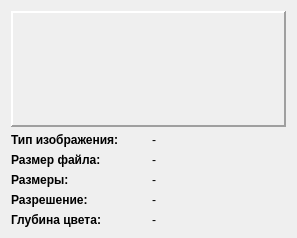
<?xml version="1.0" encoding="UTF-8"?>
<ui version="4.0">
 <class>UImagePreview</class>
 <widget class="QWidget" name="UImagePreview">
  <property name="geometry">
   <rect>
    <x>0</x>
    <y>0</y>
    <width>297</width>
    <height>238</height>
   </rect>
  </property>
  <property name="windowTitle">
   <string>Form</string>
  </property>
  <layout class="QVBoxLayout" name="verticalLayout">
   <item>
    <widget class="QFrame" name="frameView">
     <property name="sizePolicy">
      <sizepolicy hsizetype="Expanding" vsizetype="Expanding">
       <horstretch>0</horstretch>
       <verstretch>0</verstretch>
      </sizepolicy>
     </property>
     <property name="frameShape">
      <enum>QFrame::Panel</enum>
     </property>
     <property name="frameShadow">
      <enum>QFrame::Raised</enum>
     </property>
     <property name="lineWidth">
      <number>2</number>
     </property>
    </widget>
   </item>
   <item>
    <layout class="QGridLayout" name="gridLayout">
     <item row="3" column="0">
      <widget class="QLabel" name="label_4">
       <property name="text">
        <string>&lt;html&gt;&lt;head/&gt;&lt;body&gt;&lt;p&gt;&lt;span style=&quot; font-size:9pt; font-weight:600;&quot;&gt;Разрешение:&lt;/span&gt;&lt;/p&gt;&lt;/body&gt;&lt;/html&gt;</string>
       </property>
       <property name="textFormat">
        <enum>Qt::RichText</enum>
       </property>
      </widget>
     </item>
     <item row="0" column="0">
      <widget class="QLabel" name="label_1">
       <property name="text">
        <string>&lt;html&gt;&lt;head/&gt;&lt;body&gt;&lt;p&gt;&lt;span style=&quot; font-size:9pt; font-weight:600;&quot;&gt;Тип изображения:&lt;/span&gt;&lt;/p&gt;&lt;/body&gt;&lt;/html&gt;</string>
       </property>
       <property name="textFormat">
        <enum>Qt::RichText</enum>
       </property>
      </widget>
     </item>
     <item row="2" column="0">
      <widget class="QLabel" name="label_3">
       <property name="text">
        <string>&lt;html&gt;&lt;head/&gt;&lt;body&gt;&lt;p&gt;&lt;span style=&quot; font-size:9pt; font-weight:600;&quot;&gt;Размеры:&lt;/span&gt;&lt;/p&gt;&lt;/body&gt;&lt;/html&gt;</string>
       </property>
       <property name="textFormat">
        <enum>Qt::RichText</enum>
       </property>
      </widget>
     </item>
     <item row="3" column="1">
      <widget class="QLabel" name="labelResolution">
       <property name="text">
        <string>-</string>
       </property>
      </widget>
     </item>
     <item row="2" column="1">
      <widget class="QLabel" name="labelSizeImage">
       <property name="text">
        <string>-</string>
       </property>
      </widget>
     </item>
     <item row="1" column="1">
      <widget class="QLabel" name="labelSizeFile">
       <property name="text">
        <string>-</string>
       </property>
      </widget>
     </item>
     <item row="1" column="0">
      <widget class="QLabel" name="label_2">
       <property name="text">
        <string>&lt;html&gt;&lt;head/&gt;&lt;body&gt;&lt;p&gt;&lt;span style=&quot; font-size:9pt; font-weight:600;&quot;&gt;Размер файла:&lt;/span&gt;&lt;/p&gt;&lt;/body&gt;&lt;/html&gt;</string>
       </property>
       <property name="textFormat">
        <enum>Qt::RichText</enum>
       </property>
      </widget>
     </item>
     <item row="0" column="1">
      <widget class="QLabel" name="labelFormat">
       <property name="text">
        <string>-</string>
       </property>
      </widget>
     </item>
     <item row="4" column="0">
      <widget class="QLabel" name="labelTextColorDepth">
       <property name="text">
        <string>&lt;html&gt;&lt;head/&gt;&lt;body&gt;&lt;p&gt;&lt;span style=&quot; font-size:9pt; font-weight:600;&quot;&gt;Глубина цвета:&lt;/span&gt;&lt;/p&gt;&lt;/body&gt;&lt;/html&gt;</string>
       </property>
      </widget>
     </item>
     <item row="4" column="1">
      <widget class="QLabel" name="labelColorDepth">
       <property name="text">
        <string>-</string>
       </property>
      </widget>
     </item>
    </layout>
   </item>
  </layout>
 </widget>
 <resources/>
 <connections/>
</ui>
